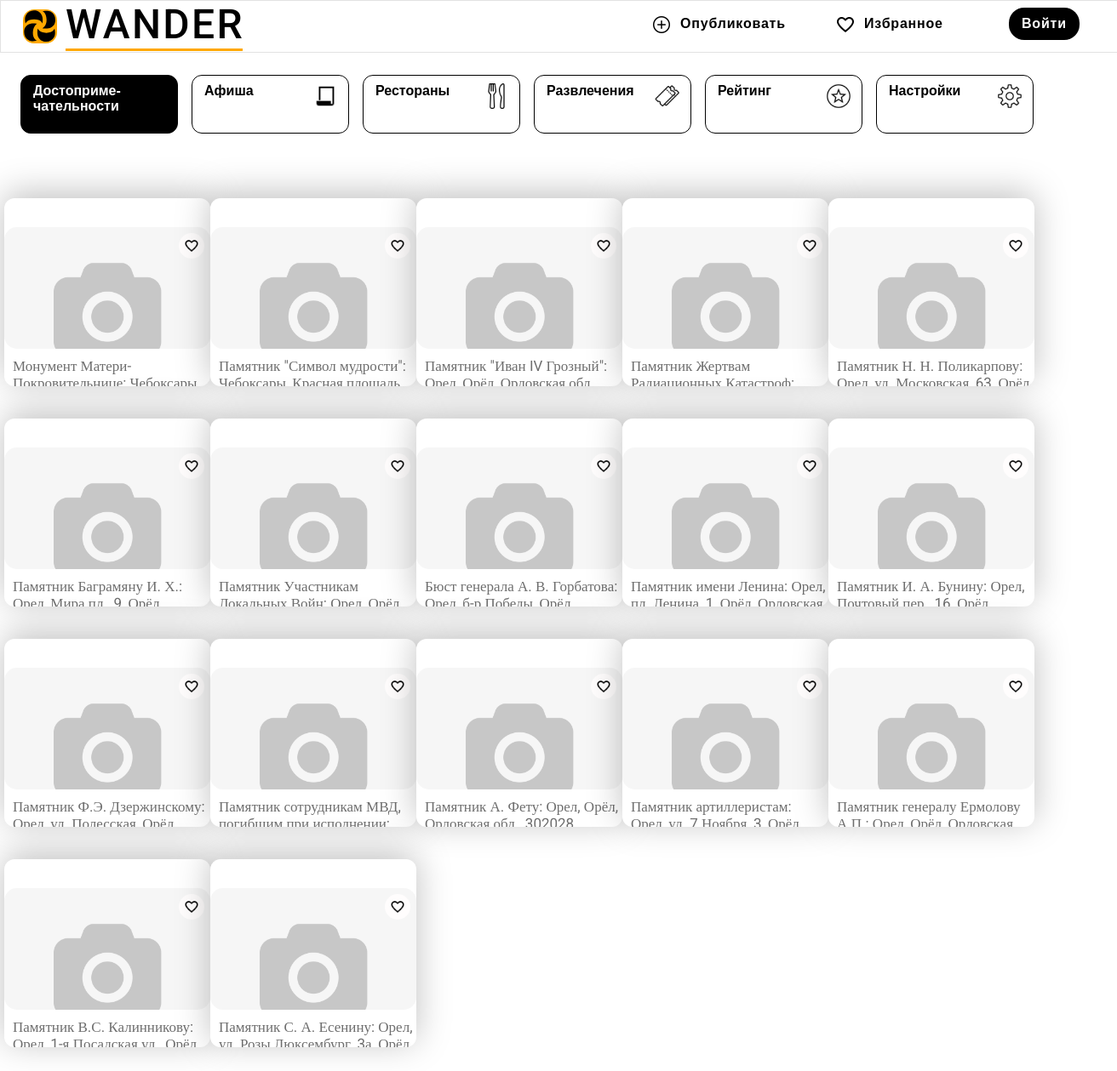
/attraction/, run on the app's committed database.
### wander/models.py (models this page shows, shortened)
class Attraction(models.Model):
    class NewManager(models.Manager):
        def get_queryset(self):
            return super().get_queryset() .filter(status='opened')
    options = (
        ('opened', 'Opened'),
        ('closed', 'Closed'),
    )
    place = models.ForeignKey(Place, on_delete=models.CASCADE, )
    history = models.CharField(max_length=255)
    status = models.CharField(max_length=10, choices=options, default='opened')
    favourites = models.ManyToManyField(
        User, related_name='favourite_attraction', default=None, blank=True)
    objects = models.Manager()  # default manager
    newmanager = NewManager()  # custom manager
    image = models.ImageField(upload_to=image_path_attraction, default='img/default.jpg')

class Place(models.Model):
    city = models.ForeignKey(City, on_delete=models.CASCADE, related_name='city')
    full_address = models.CharField(max_length=255)
    name = models.CharField(max_length=50)
    rating = models.FloatField(max_length=3)
    description = models.CharField(max_length=255)
    def __str__(self):
        return "%s: %s, %s" % (self.name, self.city.__str__(),  self.full_address)

class City(models.Model):
    name = models.CharField(max_length=20)
    def __str__(self):
        return "%s" % self.name

### wander/views.py (the view)
# urls.py: path('attraction/', AttractionListView.as_view(), name='attraction-list'),
class AttractionListView(generic.ListView):
    model = Attraction
    def get_context_data(self, **kwargs):
        context = super().get_context_data(**kwargs)
        context['now'] = timezone.now()
        return context

### wander/templates/wander/attraction_list.html (shortened to what this page needs)
{% extends 'wander/base_new.html' %}
{% load static %}
{% block place_checked %}checked{% endblock %}
{% block context %}
    <section class="blocks-row-city">
        {% for attraction in object_list %}
            <a href="#">
                <div class="block">
                    <div class="bl_img" style="background-image: url('{{ attraction.image.url }}')">
                        <button>
                            {% if request.user.is_authenticated %}
                                {% if favattr %}
                            <div><a href="{% url 'users:favourite_add_attraction' attraction.id %}" class="">
                                <div class="bl_favorites"> <img src={% static 'wander/img/no_love.png' %} alt="no_love"></div></a></div>
                            {% else %}
                            <div><a href="{% url 'users:favourite_add_attraction' attraction.id %}" class="">
                                <div class="bl_favorites"> <img src={% static 'wander/img/love.png' %} alt="love"></div></a></div>
                            {% endif %}
                            {% else %}
                            <div><a href="{% url 'users:signup' %}" class="">
                                <div class="bl_favorites"> <img src={% static 'wander/img/love.png' %} alt="love"></div></a></div>
                            {% endif %}
                        </button>
                    </div>
                    <div class="bl_text">
                        <div class="address">{{ attraction.place }}</div>
                    </div>
                </div>
            </a>
        {% empty %}
            <li>Пока ещё нет достопримечательностей.</li>
        {% endfor %}
    </section>
{% endblock %}

### wander/static/wander/place_.css (style rules this page uses)
* { margin:0; padding:0; }
section { width: 1280px; min-height: 10px; margin:0 auto; position: relative; }
.blocks-row-city { width: 1302px; margin: 75px auto; position: relative; flex-flow: wrap; display: flex; }
.block>a { display: inline-block; text-decoration: none; transition: all 0,2; margin-bottom: 30px; margin-right:15px; }
.block { height: 221px; width: 242px; margin-bottom:38px; box-shadow: 0px -6px 40px rgba(0, 0, 0, 0.25); background: #FFFFFF; box-sizing: border-box; border-radius: 12px; overflow: hidden; }
.bl_img { height: 143px; width: 242px; border-radius: 15px; background-size: cover; background-image:url(img/krem.png); }
.bl_img>button { border:none; float:right; margin-right: 7px; margin-top: 7px; background:none; }
.bl_favorites { display: flex; align-items:center; justify-content:center; height: 30px; width: 30px; background: #FFFDFD; border-radius: 50px; }
.bl_favorites>img { height: 18px; width: 18px; }
.bl_text { margin-left: 10px; margin-top: 10px; }
.address { font-family: Roboto; font-size: 17px; line-height: 20px; color: #6E6E6E; overflow-x:hidden; padding-bottom: 10px; }

### data on the page
Attraction: image (placeholder picture), place "Монумент…"
Attraction: image (placeholder picture), place "Памятник \"Символ мудрости\":…"
Attraction: image (placeholder picture), place "Памятник \"Иван IV Грозный\":…"
Attraction: image (placeholder picture), place "Памятник Жертвам…"
Attraction: image (placeholder picture), place "Памятник Н. Н. Поликарпову:…"
Attraction: image (placeholder picture), place "Памятник Баграмяну И. Х.:…"
Attraction: image (placeholder picture), place "Памятник Участникам…"
Attraction: image (placeholder picture), place "Бюст генерала А. В. Горбатова:…"
Attraction: image (placeholder picture), place "Памятник имени Ленина: Орел,…"
Attraction: image (placeholder picture), place "Памятник И. А. Бунину: Орел,…"
Attraction: image (placeholder picture), place "Памятник Ф.Э. Дзержинскому:…"
Attraction: image (placeholder picture), place "Памятник сотрудникам МВД,…"
Attraction: image (placeholder picture), place "Памятник А. Фету: Орел, Орёл,…"
Attraction: image (placeholder picture), place "Памятник артиллеристам:…"
Attraction: image (placeholder picture), place "Памятник генералу Ермолову…"
Attraction: image (placeholder picture), place "Памятник В.С. Калинникову:…"
Attraction: image (placeholder picture), place "Памятник С. А. Есенину: Орел,…"
